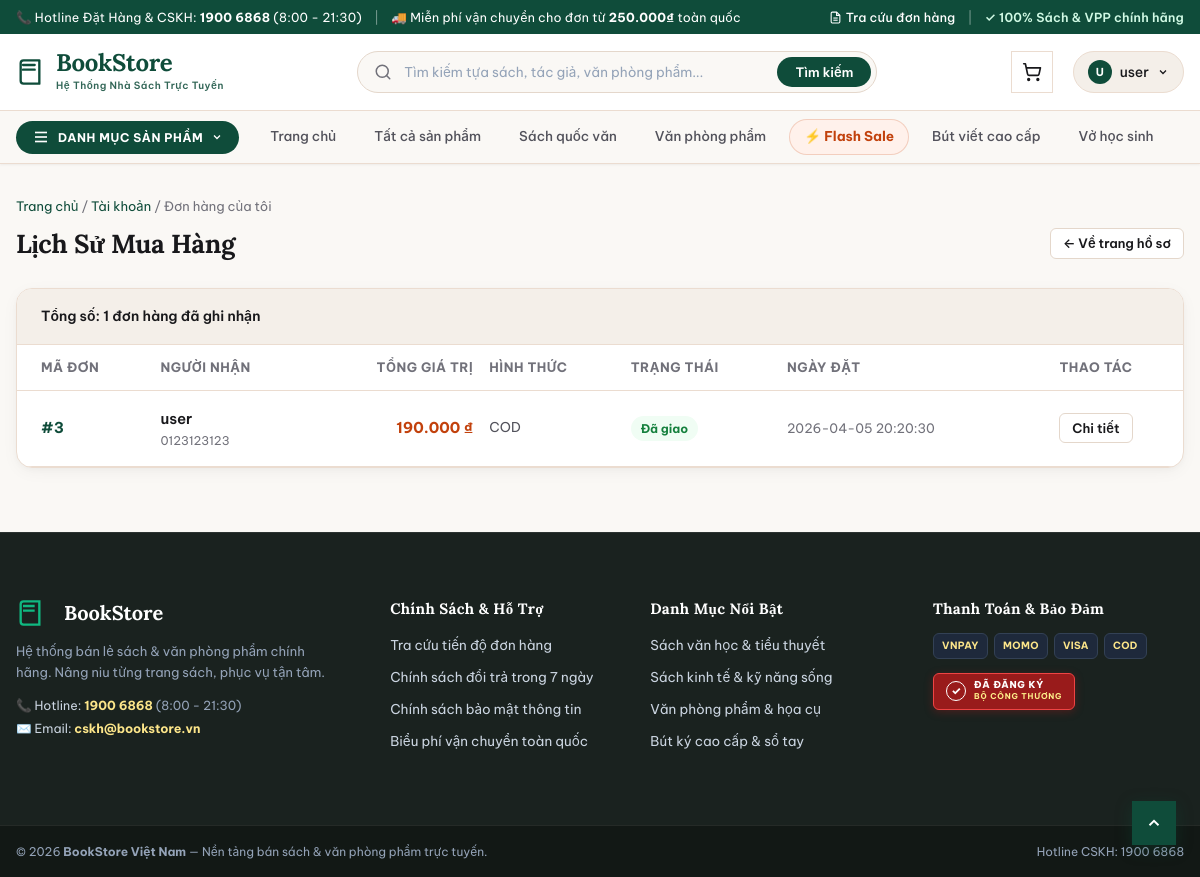
The app's page /index.php?controller=order&action=myOrders (signed in) with its own data.
### tables this page shows
CREATE TABLE `donhang` (
  `MaDH` int(11) NOT NULL,
  `MaND` int(11) DEFAULT NULL,
  `TenNguoiNhan` varchar(50) NOT NULL,
  `SDTNhan` varchar(10) NOT NULL,
  `DiaChi` varchar(200) NOT NULL,
  `PhuongThucTT` tinyint(4) NOT NULL,
  `GhiChu` varchar(255) DEFAULT NULL,
  `TongTien` int(11) NOT NULL,
  `TrangThai` tinyint(4) NOT NULL DEFAULT 0,
  `NgayDat` datetime NOT NULL DEFAULT current_timestamp()
);

### controllers/OrderController.php (called while the page is built, shortened)
<?php
require_once __DIR__ . '/../models/Order.php';
class OrderController extends Controller
{
    public function myOrders()
    {
        $orderModel = new Order();
        $userId = (int)$_SESSION['user']['id'];
        $orders = $orderModel->getByUser($userId);
        $this->view('order/my_orders', [
            'title' => 'Đơn hàng của tôi',
            'orders' => $orders
        ]);
    }
}

### core/Router.php (called while the page is built, shortened)
<?php
class Router
{
    private string $defaultAction = 'index';
    public function dispatch(): void
    {
        $action = $_GET['action'] ?? $this->defaultAction;
        $controllerObject = new $controllerName();
        call_user_func([$controllerObject, $action]);
    }
}

### index.php (called while the page is built, shortened)
<?php
require_once __DIR__ . '/config/database.php';
require_once __DIR__ . '/core/Model.php';
require_once __DIR__ . '/core/Router.php';
$router = new Router();
$router->dispatch();

### core/Model.php (called while the page is built, shortened)
<?php
require_once __DIR__ . '/../config/database.php';
class Model
{
    public function __construct()
    {
        $database = new Database();
        $this->db = $database->connect();
    }
}

### config/database.php (called while the page is built, shortened)
<?php
class Database
{
    private string $host = 'localhost';
    private string $port = '3307';
    private string $dbname = 'bookstore';
    private string $username = 'root';
    private string $password = '';
    private string $charset = 'utf8mb4';
    private ?PDO $conn = null;
    public function connect(): PDO
    {
        $dsn = "mysql:host={$this->host};port={$this->port};dbname={$this->dbname};charset={$this->charset}";
        try {
            $this->conn = new PDO($dsn, $this->username, $this->password, [
                PDO::ATTR_ERRMODE            => PDO::ERRMODE_EXCEPTION,
                PDO::ATTR_DEFAULT_FETCH_MODE => PDO::FETCH_ASSOC,
                PDO::ATTR_EMULATE_PREPARES   => false,
            ]);
        } catch (PDOException $e) {
            die('Lỗi kết nối cơ sở dữ liệu: ' . $e->getMessage());
        }
        return $this->conn;
    }
}

### models/Order.php (called while the page is built, shortened)
<?php
require_once __DIR__ . '/../core/Model.php';
class Order extends Model
{
    public function getByUser(int $maND)
    {
        $sql = "SELECT * FROM donhang WHERE MaND = ? ORDER BY MaDH DESC";
        $stmt = $this->db->prepare($sql);
        $stmt->execute([$maND]);
        return $stmt->fetchAll();
    }
}

### views/order/my_orders.php (the view, shortened to what this page needs)
<?php require_once __DIR__ . '/../layouts/header.php'; ?>
<div style="margin-bottom: var(--space-6);">
    <div style="font-size: 13px; color: var(--color-ink-muted); margin-bottom: 6px;">
        <a href="index.php" style="color: var(--color-brand-primary);">Trang chủ</a> /
        <a href="index.php?controller=user&action=profile" style="color: var(--color-brand-primary);">Tài khoản</a> /
        <span>Đơn hàng của tôi</span>
    </div>
    <div style="display:flex; justify-content:space-between; align-items:center; flex-wrap:wrap; gap:12px;">
        <h1 class="section-title">Lịch Sử Mua Hàng</h1>
        <a class="btn btn-outline btn-sm" href="index.php?controller=user&action=profile">
            ← Về trang hồ sơ
        </a>
    </div>
</div>
<div style="background-color: var(--color-bg-surface); border: 1px solid var(--color-border-subtle); border-radius: var(--radius-lg); box-shadow: var(--shadow-card); overflow: hidden;">
    <div style="padding: var(--space-4) var(--space-6); background-color: var(--color-bg-subtle); border-bottom: 1px solid var(--color-border-subtle); font-size: 14px; font-weight: 600; color: var(--color-ink-primary);">
        Tổng số: <?= !empty($orders) ? count($orders) : 0 ?> đơn hàng đã ghi nhận
    </div>
    <table class="cart-table" style="margin: 0;">
        <thead>
            <tr>
                <th style="padding-left: var(--space-6);">Mã Đơn</th>
                <th>Người Nhận</th>
                <th style="text-align:right;">Tổng Giá Trị</th>
                <th>Hình Thức</th>
                <th>Trạng Thái</th>
                <th>Ngày Đặt</th>
                <th style="text-align:center; padding-right: var(--space-6);">Thao Tác</th>
            </tr>
        </thead>
        <tbody>
            <?php if (!empty($orders)): ?>
                <?php foreach ($orders as $item): ?>
                    <tr>
                        <td style="padding-left: var(--space-6); font-weight: 700; color: var(--color-brand-primary);">
                            #<?= (int)($item['MaDH'] ?? 0) ?>
                        </td>
                        <td>
                            <div style="font-weight: 600;"><?= htmlspecialchars($item['TenNguoiNhan'] ?? '-') ?></div>
                            <div style="font-size: 12px; color: var(--color-ink-muted);"><?= htmlspecialchars($item['SDTNhan'] ?? '') ?></div>
                        </td>
                        <td style="text-align:right; font-weight: 700; color: var(--color-accent-terracotta);">
                            <?= number_format((float)($item['TongTien'] ?? 0), 0, ',', '.') ?> ₫
                        </td>
                        <td style="font-size: 13.5px; color: var(--color-ink-secondary);">
                            <?= htmlspecialchars($item['PaymentText'] ?? '-') ?>
                        </td>
                        <td>
                            <?php
                                $status = $item['TrangThaiText'] ?? '-';
                                $badgeBg = 'var(--color-bg-subtle)';
                                $badgeColor = 'var(--color-ink-secondary)';
                                if ($status === 'Chờ xác nhận') { $badgeBg = 'var(--color-warning-bg)'; $badgeColor = 'var(--color-warning)'; }
                                elseif ($status === 'Đang đóng gói' || $status === 'Đang giao') { $badgeBg = 'var(--color-info-bg)'; $badgeColor = 'var(--color-info)'; }
                                elseif ($status === 'Đã giao') { $badgeBg = 'var(--color-success-bg)'; $badgeColor = 'var(--color-success)'; }
                                elseif ($status === 'Đã hủy') { $badgeBg = 'var(--color-danger-bg)'; $badgeColor = 'var(--color-danger)'; }
                            ?>
                            <span style="display:inline-block; font-size:12px; font-weight:700; padding:3px 10px; border-radius:var(--radius-pill); background-color:<?= $badgeBg ?>; color:<?= $badgeColor ?>;">
                                <?= htmlspecialchars($status) ?>
                            </span>
                        </td>
                        <td style="font-size: 13px; color: var(--color-ink-muted);">
                            <?= htmlspecialchars($item['NgayDat'] ?? '-') ?>
                        </td>
                        <td style="text-align:center; padding-right: var(--space-6);">
                            <a class="btn btn-outline btn-sm" href="index.php?controller=order&action=detail&id=<?= (int)($item['MaDH'] ?? 0) ?>">
                                Chi tiết
                            </a>
                        </td>
                    </tr>
                <?php endforeach; ?>
            <?php endif; ?>
        </tbody>
    </table>
</div>
<?php require_once __DIR__ . '/../layouts/footer.php'; ?>

### public/css/style.css (style rules this page uses)
:root { --color-bg-canvas: #faf8f5; --color-bg-surface: #ffffff; --color-bg-subtle: #f4efe9; --color-bg-muted: #ece5dc; --color-bg-contrast: #18181b; --color-ink-primary: #18181b; --color-ink-secondary: #52525b; --color-ink-muted: #71717a; --color-ink-faint: #a1a1aa; --color-ink-inverted: #ffffff; --color-brand-primary: #0f4c3a; --color-brand-hover: #09372a; --color-brand-subtle: #e6f3ee; --color-brand-light: #2d705c; --color-accent-terracotta: #c2410c; --color-accent-hover: #9a3412; --color-accent-subtle: #fff1eb; --color-border-subtle: #ebdcd0; --color-border-default: #e4d7cb; --color-border-strong: #c9b9aa; --color-border-focus: #0f4c3a; --color-success: #15803d; --color-success-bg: #f0fdf4; --color-success-border: #bbf7d0; --color-warning: #b45309; --color-warning-bg: #fffbeb; --color-warning-border: #fde68a; --color-danger: #b91c1c; --color-danger-bg: #fef2f2; --color-danger-border: #fecaca; --color-info: #0369a1; --color-info-bg: #f0f9ff; --color-info-border: #bae6fd; --font-display: "Lora", "Merriweather", Georgia, serif; --font-body: "Be Vietnam Pro", -apple-system, BlinkMacSystemFont, "Segoe UI", Roboto, sans-serif; --shadow-sm: 0 1px 3px rgba(24, 24, 27, 0.04), 0 1px 2px rgba(24, 24, 27, 0.02); --shadow-card: 0 4px 18px -2px rgba(24, 24, 27, 0.05), 0 2px 6px -1px rgba(24, 24, 27, 0.03); --shadow-hover: 0 12px 28px -4px rgba(24, 24, 27, 0.09), 0 4px 10px -2px rgba(24, 24, 27, 0.04); --shadow-dropdown: 0 16px 36px -4px rgba(24, 24, 27, 0.12), 0 6px 12px -2px rgba(24, 24, 27, 0.06); --radius-xs: 4px; --radius-sm: 6px; --radius-md: 10px; --radius-lg: 16px; --radius-pill: 9999px; --space-1: 4px; --space-2: 8px; --space-3: 12px; --space-4: 16px; --space-5: 20px; --space-6: 24px; --space-8: 32px; --space-10: 40px; --space-12: 48px; --space-16: 64px; --transition-fast: color 0.15s ease, background-color 0.15s ease, border-color 0.15s ease, box-shadow 0.15s ease, transform 0.15s ease; --transition-base: color 0.2s ease, background-color 0.2s ease, border-color 0.2s ease, box-shadow 0.2s ease, transform 0.2s ease; }
*, *::before, *::after { box-sizing: border-box; margin: 0; padding: 0; }
html, body { overflow-x: clip; min-height: 100%; }
body { font-family: var(--font-body); font-size: 15px; line-height: 1.6; color: var(--color-ink-primary); background-color: var(--color-bg-canvas); display: flex; flex-direction: column; -webkit-font-smoothing: antialiased; -moz-osx-font-smoothing: grayscale; }
a { color: inherit; text-decoration: none; transition: var(--transition-fast); }
.btn { display: inline-flex; align-items: center; justify-content: center; gap: var(--space-2); font-weight: 600; font-size: 14px; padding: 10px 20px; border-radius: var(--radius-md); cursor: pointer; border: 1px solid transparent; transition: var(--transition-fast); line-height: 1.25; }
.btn-outline { background-color: var(--color-bg-surface); color: var(--color-ink-primary); border-color: var(--color-border-default); }
.btn-sm { padding: 6px 12px; font-size: 13px; border-radius: var(--radius-sm); }
.section-title { font-family: var(--font-display); font-size: 26px; font-weight: 700; color: var(--color-ink-primary); letter-spacing: -0.3px; }
.cart-table { width: 100%; border-collapse: collapse; }
.cart-table th { text-align: left; padding: var(--space-3) var(--space-2); font-size: 13px; font-weight: 700; text-transform: uppercase; letter-spacing: 0.5px; color: var(--color-ink-muted); border-bottom: 1px solid var(--color-border-subtle); }
.cart-table td { padding: var(--space-4) var(--space-2); border-bottom: 1px solid var(--color-border-subtle); vertical-align: middle; }

### records on screen
donhang: MaDH "3", TenNguoiNhan "user", SDTNhan "0123123123", TongTien "190.000", PaymentText "COD", status "Đã giao", NgayDat "2026-04-05 20:20:30"

### other values on screen
mb_substr($_SESSION['user']['fullname'] ?? 'U', 0, 1, 'UTF-8') "U"
$_SESSION['user']['fullname'] "user"
count($orders) "1"
